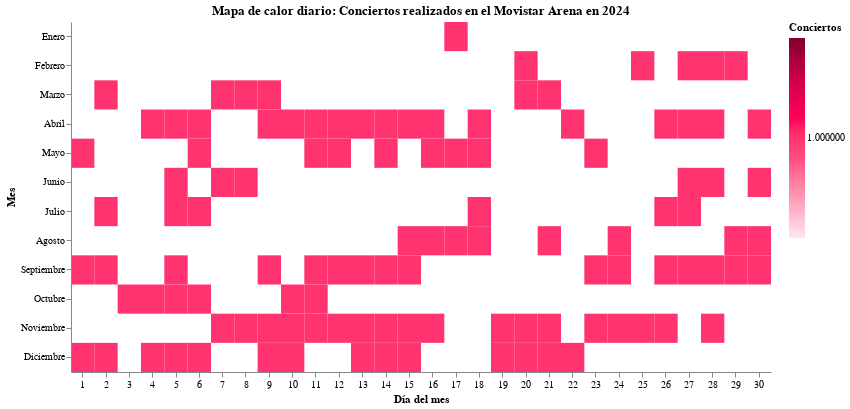

Notebook code cell kept with this figure:
### Code cell
import numpy as np
import pandas as pd
from urllib import request
import json
import altair as alt

# Leer y preparar datos
source = pd.read_csv('/content/drive/MyDrive/concierto_database_limpia_2.csv', delimiter=';')
source['Fecha'] = pd.to_datetime(source['Fecha'], format='%d-%m-%Y', errors='coerce')
source = source.drop_duplicates(subset=['Fecha', 'Recinto'])

# Filtrar conciertos en Movistar Arena durante 2024
source = source[
    (source['Cancelado'] != 1) &
    (source['Recinto'].str.lower().str.contains('movistar arena')) &
    (source['Fecha'].dt.year == 2024)
]

# Crear columnas de día y mes
source['Día'] = source['Fecha'].dt.day
source['Mes_num'] = source['Fecha'].dt.month
meses_es = {
    1: 'Enero', 2: 'Febrero', 3: 'Marzo', 4: 'Abril',
    5: 'Mayo', 6: 'Junio', 7: 'Julio', 8: 'Agosto',
    9: 'Septiembre', 10: 'Octubre', 11: 'Noviembre', 12: 'Diciembre'
}
source['Mes'] = source['Mes_num'].map(meses_es)

# Agrupar por día y mes
conteo_diario = source.groupby(['Fecha', 'Día', 'Mes_num', 'Mes']).size().reset_index(name='Conciertos')

# Formato en español para Altair
with request.urlopen('https://raw.githubusercontent.com/d3/d3-format/master/locale/es-MX.json') as f:
    de_format = json.load(f)
with request.urlopen('https://raw.githubusercontent.com/d3/d3-time-format/master/locale/es-MX.json') as f:
    de_time_format = json.load(f)
alt.renderers.set_embed_options(formatLocale=de_format, timeFormatLocale=de_time_format)

# Crear heatmap diario tipo calendario
calendar = alt.Chart(conteo_diario).mark_rect().encode(
    x=alt.X('Día:O', title='Día del mes', axis=alt.Axis(labelAngle=0)),
    y=alt.Y('Mes:N', sort=list(meses_es.values()), title='Mes'),
color=alt.Color('Conciertos:Q',
    scale=alt.Scale(
        domain=[1, conteo_diario['Conciertos'].max()],
        range=['#ffe6f0', '#ff99b5', '#ff4c84', '#ff005b', '#cc0049', '#80002f']
    ), legend=alt.Legend(title='Conciertos')),
    tooltip=[
        alt.Tooltip('Fecha:T', title='Fecha'),
        alt.Tooltip('Conciertos:Q', title='Conciertos')
    ]
).properties(
    title='Mapa de calor diario: Conciertos realizados en el Movistar Arena en 2024',
    width=700,
    height=350
).configure_view(
    stroke=None
)

calendar.show()

### Figure 1 — Vega-Lite specification as saved in the notebook (floating-point values rounded to 4 significant figures)
{"config": {"view": {"continuousWidth": 300, "continuousHeight": 300, "stroke": null}}, "data": {"name": "data-16a99451047ef1ce9c2a850b0ac3169b"}, "mark": {"type": "rect"}, "encoding": {"color": {"field": "Conciertos", "legend": {"title": "Conciertos"}, "scale": {"domain": [1, 1], "range": ["#ffe6f0", "#ff99b5", "#ff4c84", "#ff005b", "#cc0049", "#80002f"]}, "type": "quantitative"}, "tooltip": [{"field": "Fecha", "title": "Fecha", "type": "temporal"}, {"field": "Conciertos", "title": "Conciertos", "type": "quantitative"}], "x": {"axis": {"labelAngle": 0}, "field": "Día", "title": "Día del mes", "type": "ordinal"}, "y": {"field": "Mes", "sort": ["Enero", "Febrero", "Marzo", "Abril", "Mayo", "Junio", "Julio", "Agosto", "Septiembre", "Octubre", "Noviembre", "Diciembre"], "title": "Mes", "type": "nominal"}}, "height": 350, "title": "Mapa de calor diario: Conciertos realizados en el Movistar Arena en 2024", "width": 700, "$schema": "https://vega.github.io/schema/vega-lite/v5.20.1.json", "datasets": {"data-16a99451047ef1ce9c2a850b0ac3169b": [{"Fecha": "2024-01-17T00:00:00", "Día": 17, "Mes_num": 1, "Mes": "Enero", "Conciertos": 1}, {"Fecha": "2024-02-20T00:00:00", "Día": 20, "Mes_num": 2, "Mes": "Febrero", "Conciertos": 1}, {"Fecha": "2024-02-25T00:00:00", "Día": 25, "Mes_num": 2, "Mes": "Febrero", "Conciertos": 1}, {"Fecha": "2024-02-27T00:00:00", "Día": 27, "Mes_num": 2, "Mes": "Febrero", "Conciertos": 1}, {"Fecha": "2024-02-28T00:00:00", "Día": 28, "Mes_num": 2, "Mes": "Febrero", "Conciertos": 1}, {"Fecha": "2024-02-29T00:00:00", "Día": 29, "Mes_num": 2, "Mes": "Febrero", "Conciertos": 1}, {"Fecha": "2024-03-02T00:00:00", "Día": 2, "Mes_num": 3, "Mes": "Marzo", "Conciertos": 1}, {"Fecha": "2024-03-07T00:00:00", "Día": 7, "Mes_num": 3, "Mes": "Marzo", "Conciertos": 1}, {"Fecha": "2024-03-08T00:00:00", "Día": 8, "Mes_num": 3, "Mes": "Marzo", "Conciertos": 1}, {"Fecha": "2024-03-09T00:00:00", "Día": 9, "Mes_num": 3, "Mes": "Marzo", "Conciertos": 1}, {"Fecha": "2024-03-20T00:00:00", "Día": 20, "Mes_num": 3, "Mes": "Marzo", "Conciertos": 1}, {"Fecha": "2024-03-21T00:00:00", "Día": 21, "Mes_num": 3, "Mes": "Marzo", "Conciertos": 1}, {"Fecha": "2024-04-04T00:00:00", "Día": 4, "Mes_num": 4, "Mes": "Abril", "Conciertos": 1}, {"Fecha": "2024-04-05T00:00:00", "Día": 5, "Mes_num": 4, "Mes": "Abril", "Conciertos": 1}, {"Fecha": "2024-04-06T00:00:00", "Día": 6, "Mes_num": 4, "Mes": "Abril", "Conciertos": 1}, {"Fecha": "2024-04-09T00:00:00", "Día": 9, "Mes_num": 4, "Mes": "Abril", "Conciertos": 1}, {"Fecha": "2024-04-10T00:00:00", "Día": 10, "Mes_num": 4, "Mes": "Abril", "Conciertos": 1}, {"Fecha": "2024-04-11T00:00:00", "Día": 11, "Mes_num": 4, "Mes": "Abril", "Conciertos": 1}, {"Fecha": "2024-04-12T00:00:00", "Día": 12, "Mes_num": 4, "Mes": "Abril", "Conciertos": 1}, {"Fecha": "2024-04-13T00:00:00", "Día": 13, "Mes_num": 4, "Mes": "Abril", "Conciertos": 1}, {"Fecha": "2024-04-14T00:00:00", "Día": 14, "Mes_num": 4, "Mes": "Abril", "Conciertos": 1}, {"Fecha": "2024-04-15T00:00:00", "Día": 15, "Mes_num": 4, "Mes": "Abril", "Conciertos": 1}, {"Fecha": "2024-04-16T00:00:00", "Día": 16, "Mes_num": 4, "Mes": "Abril", "Conciertos": 1}, {"Fecha": "2024-04-18T00:00:00", "Día": 18, "Mes_num": 4, "Mes": "Abril", "Conciertos": 1}, {"Fecha": "2024-04-22T00:00:00", "Día": 22, "Mes_num": 4, "Mes": "Abril", "Conciertos": 1}, {"Fecha": "2024-04-26T00:00:00", "Día": 26, "Mes_num": 4, "Mes": "Abril", "Conciertos": 1}, {"Fecha": "2024-04-27T00:00:00", "Día": 27, "Mes_num": 4, "Mes": "Abril", "Conciertos": 1}, {"Fecha": "2024-04-28T00:00:00", "Día": 28, "Mes_num": 4, "Mes": "Abril", "Conciertos": 1}, {"Fecha": "2024-04-30T00:00:00", "Día": 30, "Mes_num": 4, "Mes": "Abril", "Conciertos": 1}, {"Fecha": "2024-05-01T00:00:00", "Día": 1, "Mes_num": 5, "Mes": "Mayo", "Conciertos": 1}, {"Fecha": "2024-05-06T00:00:00", "Día": 6, "Mes_num": 5, "Mes": "Mayo", "Conciertos": 1}, {"Fecha": "2024-05-11T00:00:00", "Día": 11, "Mes_num": 5, "Mes": "Mayo", "Conciertos": 1}, {"Fecha": "2024-05-12T00:00:00", "Día": 12, "Mes_num": 5, "Mes": "Mayo", "Conciertos": 1}, {"Fecha": "2024-05-14T00:00:00", "Día": 14, "Mes_num": 5, "Mes": "Mayo", "Conciertos": 1}, {"Fecha": "2024-05-16T00:00:00", "Día": 16, "Mes_num": 5, "Mes": "Mayo", "Conciertos": 1}, {"Fecha": "2024-05-17T00:00:00", "Día": 17, "Mes_num": 5, "Mes": "Mayo", "Conciertos": 1}, {"Fecha": "2024-05-18T00:00:00", "Día": 18, "Mes_num": 5, "Mes": "Mayo", "Conciertos": 1}, {"Fecha": "2024-05-23T00:00:00", "Día": 23, "Mes_num": 5, "Mes": "Mayo", "Conciertos": 1}, {"Fecha": "2024-06-05T00:00:00", "Día": 5, "Mes_num": 6, "Mes": "Junio", "Conciertos": 1}, {"Fecha": "2024-06-07T00:00:00", "Día": 7, "Mes_num": 6, "Mes": "Junio", "Conciertos": 1}, {"Fecha": "2024-06-08T00:00:00", "Día": 8, "Mes_num": 6, "Mes": "Junio", "Conciertos": 1}, {"Fecha": "2024-06-27T00:00:00", "Día": 27, "Mes_num": 6, "Mes": "Junio", "Conciertos": 1}, {"Fecha": "2024-06-28T00:00:00", "Día": 28, "Mes_num": 6, "Mes": "Junio", "Conciertos": 1}, {"Fecha": "2024-06-30T00:00:00", "Día": 30, "Mes_num": 6, "Mes": "Junio", "Conciertos": 1}, {"Fecha": "2024-07-02T00:00:00", "Día": 2, "Mes_num": 7, "Mes": "Julio", "Conciertos": 1}, {"Fecha": "2024-07-05T00:00:00", "Día": 5, "Mes_num": 7, "Mes": "Julio", "Conciertos": 1}, {"Fecha": "2024-07-06T00:00:00", "Día": 6, "Mes_num": 7, "Mes": "Julio", "Conciertos": 1}, {"Fecha": "2024-07-18T00:00:00", "Día": 18, "Mes_num": 7, "Mes": "Julio", "Conciertos": 1}, {"Fecha": "2024-07-26T00:00:00", "Día": 26, "Mes_num": 7, "Mes": "Julio", "Conciertos": 1}, {"Fecha": "2024-07-27T00:00:00", "Día": 27, "Mes_num": 7, "Mes": "Julio", "Conciertos": 1}, {"Fecha": "2024-08-15T00:00:00", "Día": 15, "Mes_num": 8, "Mes": "Agosto", "Conciertos": 1}, {"Fecha": "2024-08-16T00:00:00", "Día": 16, "Mes_num": 8, "Mes": "Agosto", "Conciertos": 1}, {"Fecha": "2024-08-17T00:00:00", "Día": 17, "Mes_num": 8, "Mes": "Agosto", "Conciertos": 1}, {"Fecha": "2024-08-18T00:00:00", "Día": 18, "Mes_num": 8, "Mes": "Agosto", "Conciertos": 1}, {"Fecha": "2024-08-21T00:00:00", "Día": 21, "Mes_num": 8, "Mes": "Agosto", "Conciertos": 1}, {"Fecha": "2024-08-24T00:00:00", "Día": 24, "Mes_num": 8, "Mes": "Agosto", "Conciertos": 1}, {"Fecha": "2024-08-29T00:00:00", "Día": 29, "Mes_num": 8, "Mes": "Agosto", "Conciertos": 1}, {"Fecha": "2024-08-30T00:00:00", "Día": 30, "Mes_num": 8, "Mes": "Agosto", "Conciertos": 1}, {"Fecha": "2024-09-01T00:00:00", "Día": 1, "Mes_num": 9, "Mes": "Septiembre", "Conciertos": 1}, {"Fecha": "2024-09-02T00:00:00", "Día": 2, "Mes_num": 9, "Mes": "Septiembre", "Conciertos": 1}, {"Fecha": "2024-09-05T00:00:00", "Día": 5, "Mes_num": 9, "Mes": "Septiembre", "Conciertos": 1}, {"Fecha": "2024-09-09T00:00:00", "Día": 9, "Mes_num": 9, "Mes": "Septiembre", "Conciertos": 1}, {"Fecha": "2024-09-11T00:00:00", "Día": 11, "Mes_num": 9, "Mes": "Septiembre", "Conciertos": 1}, {"Fecha": "2024-09-12T00:00:00", "Día": 12, "Mes_num": 9, "Mes": "Septiembre", "Conciertos": 1}, {"Fecha": "2024-09-13T00:00:00", "Día": 13, "Mes_num": 9, "Mes": "Septiembre", "Conciertos": 1}, {"Fecha": "2024-09-14T00:00:00", "Día": 14, "Mes_num": 9, "Mes": "Septiembre", "Conciertos": 1}, {"Fecha": "2024-09-15T00:00:00", "Día": 15, "Mes_num": 9, "Mes": "Septiembre", "Conciertos": 1}, {"Fecha": "2024-09-23T00:00:00", "Día": 23, "Mes_num": 9, "Mes": "Septiembre", "Conciertos": 1}, {"Fecha": "2024-09-24T00:00:00", "Día": 24, "Mes_num": 9, "Mes": "Septiembre", "Conciertos": 1}, {"Fecha": "2024-09-26T00:00:00", "Día": 26, "Mes_num": 9, "Mes": "Septiembre", "Conciertos": 1}, {"Fecha": "2024-09-27T00:00:00", "Día": 27, "Mes_num": 9, "Mes": "Septiembre", "Conciertos": 1}, {"Fecha": "2024-09-28T00:00:00", "Día": 28, "Mes_num": 9, "Mes": "Septiembre", "Conciertos": 1}, {"Fecha": "2024-09-29T00:00:00", "Día": 29, "Mes_num": 9, "Mes": "Septiembre", "Conciertos": 1}, {"Fecha": "2024-09-30T00:00:00", "Día": 30, "Mes_num": 9, "Mes": "Septiembre", "Conciertos": 1}, {"Fecha": "2024-10-03T00:00:00", "Día": 3, "Mes_num": 10, "Mes": "Octubre", "Conciertos": 1}, {"Fecha": "2024-10-04T00:00:00", "Día": 4, "Mes_num": 10, "Mes": "Octubre", "Conciertos": 1}, {"Fecha": "2024-10-05T00:00:00", "Día": 5, "Mes_num": 10, "Mes": "Octubre", "Conciertos": 1}, {"Fecha": "2024-10-06T00:00:00", "Día": 6, "Mes_num": 10, "Mes": "Octubre", "Conciertos": 1}, {"Fecha": "2024-10-10T00:00:00", "Día": 10, "Mes_num": 10, "Mes": "Octubre", "Conciertos": 1}, {"Fecha": "2024-10-11T00:00:00", "Día": 11, "Mes_num": 10, "Mes": "Octubre", "Conciertos": 1}, {"Fecha": "2024-11-07T00:00:00", "Día": 7, "Mes_num": 11, "Mes": "Noviembre", "Conciertos": 1}, {"Fecha": "2024-11-08T00:00:00", "Día": 8, "Mes_num": 11, "Mes": "Noviembre", "Conciertos": 1}, {"Fecha": "2024-11-09T00:00:00", "Día": 9, "Mes_num": 11, "Mes": "Noviembre", "Conciertos": 1}, {"Fecha": "2024-11-10T00:00:00", "Día": 10, "Mes_num": 11, "Mes": "Noviembre", "Conciertos": 1}, {"Fecha": "2024-11-11T00:00:00", "Día": 11, "Mes_num": 11, "Mes": "Noviembre", "Conciertos": 1}, {"Fecha": "2024-11-12T00:00:00", "Día": 12, "Mes_num": 11, "Mes": "Noviembre", "Conciertos": 1}, {"Fecha": "2024-11-13T00:00:00", "Día": 13, "Mes_num": 11, "Mes": "Noviembre", "Conciertos": 1}, {"Fecha": "2024-11-14T00:00:00", "Día": 14, "Mes_num": 11, "Mes": "Noviembre", "Conciertos": 1}, {"Fecha": "2024-11-15T00:00:00", "Día": 15, "Mes_num": 11, "Mes": "Noviembre", "Conciertos": 1}, {"Fecha": "2024-11-16T00:00:00", "Día": 16, "Mes_num": 11, "Mes": "Noviembre", "Conciertos": 1}, {"Fecha": "2024-11-19T00:00:00", "Día": 19, "Mes_num": 11, "Mes": "Noviembre", "Conciertos": 1}, {"Fecha": "2024-11-20T00:00:00", "Día": 20, "Mes_num": 11, "Mes": "Noviembre", "Conciertos": 1}, {"Fecha": "2024-11-21T00:00:00", "Día": 21, "Mes_num": 11, "Mes": "Noviembre", "Conciertos": 1}, {"Fecha": "2024-11-23T00:00:00", "Día": 23, "Mes_num": 11, "Mes": "Noviembre", "Conciertos": 1}, {"Fecha": "2024-11-24T00:00:00", "Día": 24, "Mes_num": 11, "Mes": "Noviembre", "Conciertos": 1}, {"Fecha": "2024-11-25T00:00:00", "Día": 25, "Mes_num": 11, "Mes": "Noviembre", "Conciertos": 1}, {"Fecha": "2024-11-26T00:00:00", "Día": 26, "Mes_num": 11, "Mes": "Noviembre", "Conciertos": 1}, {"Fecha": "2024-11-28T00:00:00", "Día": 28, "Mes_num": 11, "Mes": "Noviembre", "Conciertos": 1}, {"Fecha": "2024-12-01T00:00:00", "Día": 1, "Mes_num": 12, "Mes": "Diciembre", "Conciertos": 1}, {"Fecha": "2024-12-02T00:00:00", "Día": 2, "Mes_num": 12, "Mes": "Diciembre", "Conciertos": 1}, {"Fecha": "2024-12-04T00:00:00", "Día": 4, "Mes_num": 12, "Mes": "Diciembre", "Conciertos": 1}, {"Fecha": "2024-12-05T00:00:00", "Día": 5, "Mes_num": 12, "Mes": "Diciembre", "Conciertos": 1}, {"Fecha": "2024-12-06T00:00:00", "Día": 6, "Mes_num": 12, "Mes": "Diciembre", "Conciertos": 1}, {"Fecha": "2024-12-09T00:00:00", "Día": 9, "Mes_num": 12, "Mes": "Diciembre", "Conciertos": 1}, {"Fecha": "2024-12-10T00:00:00", "Día": 10, "Mes_num": 12, "Mes": "Diciembre", "Conciertos": 1}, {"Fecha": "2024-12-13T00:00:00", "Día": 13, "Mes_num": 12, "Mes": "Diciembre", "Conciertos": 1}, {"Fecha": "2024-12-14T00:00:00", "Día": 14, "Mes_num": 12, "Mes": "Diciembre", "Conciertos": 1}, {"Fecha": "2024-12-15T00:00:00", "Día": 15, "Mes_num": 12, "Mes": "Diciembre", "Conciertos": 1}, {"Fecha": "2024-12-19T00:00:00", "Día": 19, "Mes_num": 12, "Mes": "Diciembre", "Conciertos": 1}, {"Fecha": "2024-12-20T00:00:00", "Día": 20, "Mes_num": 12, "Mes": "Diciembre", "Conciertos": 1}, {"Fecha": "2024-12-21T00:00:00", "Día": 21, "Mes_num": 12, "Mes": "Diciembre", "Conciertos": 1}, {"Fecha": "2024-12-22T00:00:00", "Día": 22, "Mes_num": 12, "Mes": "Diciembre", "Conciertos": 1}]}}
